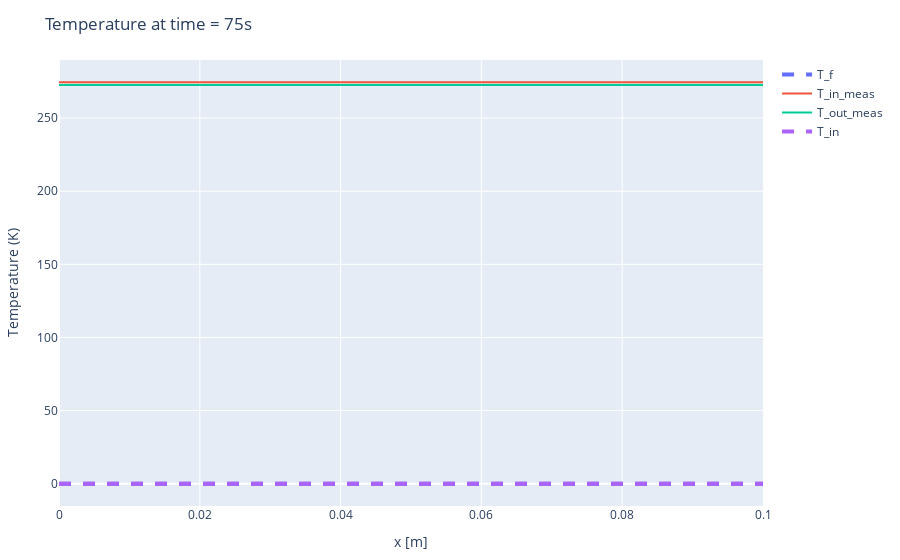

Notebook source saved alongside this figure:
### Code cell
index(i) = (2*i) - 1
time_index = 6
traces = [PlotlyJS.scatter(x=x,  y=T_f[:, time_index], mode="lines", name="T_f", line=attr(width=4, dash="dash"))];

t1 = PlotlyJS.scatter(x=x,  y=repeat([T_in_meas[time_index]], Nx), mode="lines", name="T_in_meas");
t2 = PlotlyJS.scatter(x=x,  y=repeat([T_out_meas[time_index]], Nx), mode="lines", name="T_out_meas");
t3 = PlotlyJS.scatter(x=x,  y=repeat([T_in[time_index]], Nx), mode="lines", name="T_in", line=attr(width=4, dash="dash"));

all_traces = push!(traces, t1, t2, t3)
p3 = PlotlyJS.plot(all_traces, Layout(;title="Temperature at time = $(time_val[time_index])s", showlegend=true, xaxis_title="x [m]", yaxis_title="Temperature (K)" ),  config=PlotConfig(scrollZoom=false));
p3

### Figure 1 — Plotly figure (JSON) as saved in the notebook; plotly's stock layout.template omitted (floating-point values rounded to 4 significant figures)
{"data": [{"line": {"dash": "dash", "width": 4}, "mode": "lines", "name": "T_f", "type": "scatter", "x": [0, 0.01, 0.02, 0.03, 0.04, 0.05, 0.06, 0.07, 0.08, 0.09, 0.1], "y": [0, 0, 0, 0, 0, 0, 0, 0, 0, 0, 0]}, {"mode": "lines", "name": "T_in_meas", "type": "scatter", "x": [0, 0.01, 0.02, 0.03, 0.04, 0.05, 0.06, 0.07, 0.08, 0.09, 0.1], "y": [274.5, 274.5, 274.5, 274.5, 274.5, 274.5, 274.5, 274.5, 274.5, 274.5, 274.5]}, {"mode": "lines", "name": "T_out_meas", "type": "scatter", "x": [0, 0.01, 0.02, 0.03, 0.04, 0.05, 0.06, 0.07, 0.08, 0.09, 0.1], "y": [272.6, 272.6, 272.6, 272.6, 272.6, 272.6, 272.6, 272.6, 272.6, 272.6, 272.6]}, {"line": {"dash": "dash", "width": 4}, "mode": "lines", "name": "T_in", "type": "scatter", "x": [0, 0.01, 0.02, 0.03, 0.04, 0.05, 0.06, 0.07, 0.08, 0.09, 0.1], "y": [0, 0, 0, 0, 0, 0, 0, 0, 0, 0, 0]}], "layout": {"margin": {"b": 50, "l": 50, "r": 50, "t": 60}, "showlegend": true, "title": "Temperature at time = 75s", "xaxis": {"title": {"text": "x [m]"}}, "yaxis": {"title": {"text": "Temperature (K)"}}}}
